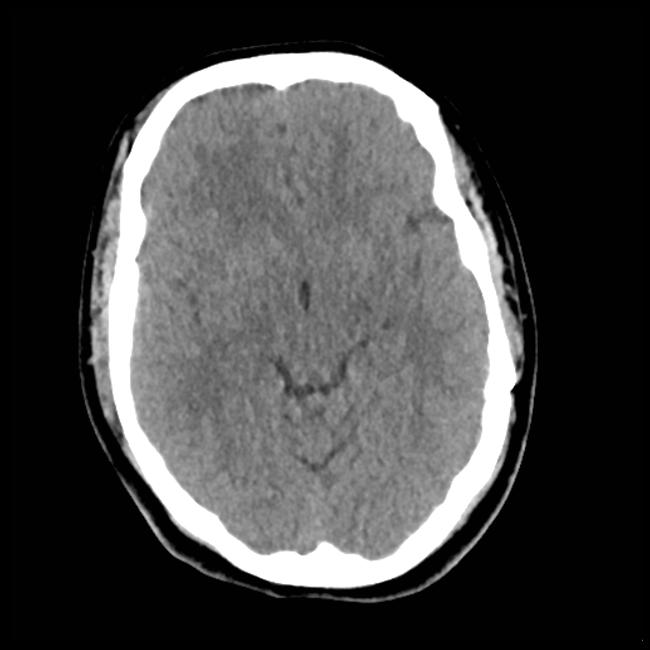
#> input picture data/brain_dataset/Normal/100 (15).jpg, 650 x 650 px, found by its file name; its folder holds only this picture in this run
$ jupyter execute --allow-errors cv_pipelinie.ipynb
#> lines starting #> are read from the running program, lines starting #| are printed output that depends on the picture
[cell 1]
# importing libraries for computer vision
import pandas as pd
import numpy as np
import matplotlib.pyplot as plt
import seaborn as sns
import os
from PIL import Image
from sklearn.svm import SVC
from sklearn.ensemble import RandomForestClassifier
from sklearn.model_selection import train_test_split
from sklearn.preprocessing import StandardScaler
from sklearn.metrics import (accuracy_score, precision_score, recall_score,
                             f1_score, roc_auc_score, roc_curve, confusion_matrix)
import joblib
import warnings
warnings.filterwarnings('ignore')

print('All libraries imported!')

[cell 2]
# path to brain CT scan images
data_dir = r'C:\Users\Ar\Desktop\multi-model-strok-prediction\data\brain_dataset'

# checking classes
classes = os.listdir(data_dir)
print('Classes found:', classes)

# counting images per class
for cls in classes:
    cls_path = os.path.join(data_dir, cls)
    if os.path.isdir(cls_path):
        count = len(os.listdir(cls_path))
        print(f'{cls}: {count} images')
#> pass 2 of the loop `for cls in classes:`:

[cell 3]
# showing sample images from each class
fig, axes = plt.subplots(2, 4, figsize=(14, 6))

for idx, cls in enumerate(classes[:2]):
    cls_path = os.path.join(data_dir, cls)
    images_list = os.listdir(cls_path)[:4]

    for j, img_name in enumerate(images_list):
        img_path = os.path.join(cls_path, img_name)
        img = Image.open(img_path).convert('RGB')
        axes[idx][j].imshow(img)
        axes[idx][j].set_title(cls)
        axes[idx][j].axis('off')
#> pass 2 of the loop `for idx, cls in enumerate(classes[:2]):`:
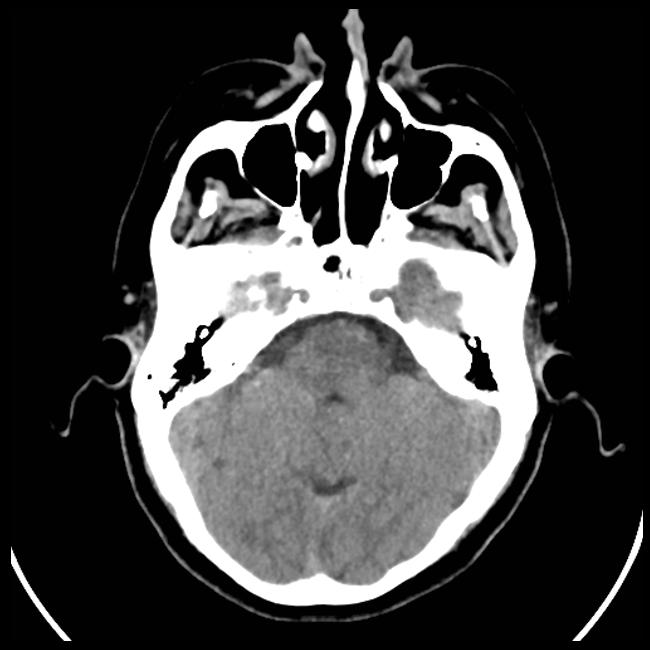
#> input picture data/brain_dataset/Stroke/58 (13).jpg, 650 x 650 px, found by its file name

plt.suptitle('Sample Brain CT Scan Images')
plt.tight_layout()
plt.show()
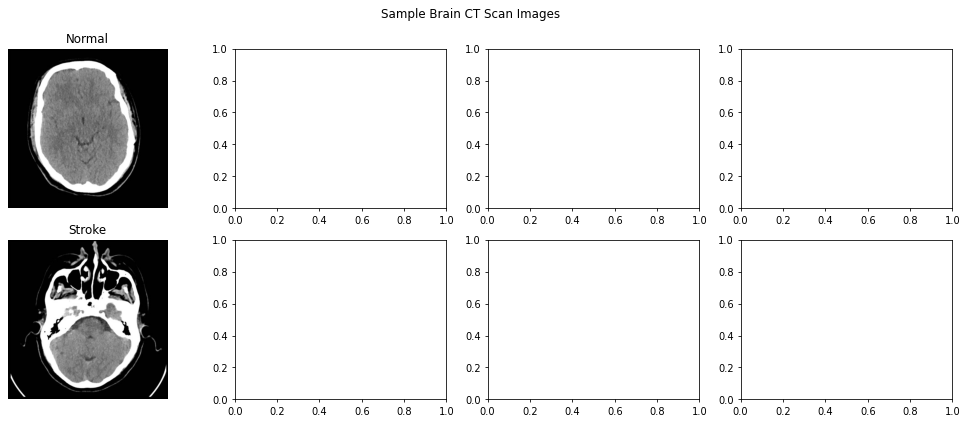
#> figure drawn by matplotlib, 2 panels

[cell 4]
def extract_features(data_dir, img_size=(64, 64)):
#> called with img_size = (64, 64)
    features = []
    labels = []
    class_names = sorted(os.listdir(data_dir))

    print('Extracting features...')

    for label, cls in enumerate(class_names):
        cls_path = os.path.join(data_dir, cls)
        if not os.path.isdir(cls_path):
            continue

        images_list = os.listdir(cls_path)
        print(f'Processing {cls}: {len(images_list)} images')

        for img_name in images_list:
            try:
                img_path = os.path.join(cls_path, img_name)
                img = Image.open(img_path).convert('L')
#> img is the input picture: PIL image 650x650 L; min 0, max 255, mean 67.4
                img = img.resize(img_size)
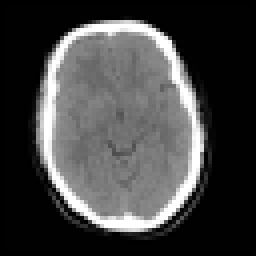
#> img: PIL image 64x64 L (shown 4 times larger); min 0, max 255, mean 67.2
                img_array = np.array(img).flatten()
#> img_array = 4096 values, max 255 at index 408, min 0 at index 0, mean 67.21
                features.append(img_array)
                labels.append(label)
            except:
                continue
#> pass 2 of the loop in extract_features, `for label, cls in enumerate(class_names):`:
#> in extract_features, img is the input picture: PIL image 650x650 L; min 0, max 255, mean 67.3
#> in extract_features, `img = img.resize(img_size)`:
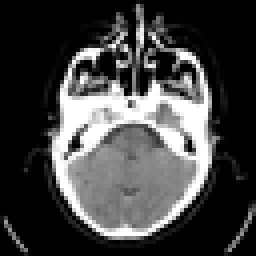
#> img: PIL image 64x64 L (shown 4 times larger); min 0, max 255, mean 67.3
#> img_array = 4096 values, max 255 at index 732, min 0 at index 0, mean 67.25

    print(f'Total images loaded: {len(features)}')
#| Total images loaded: 2
    print(f'Classes: {class_names}')
    return np.array(features), np.array(labels), class_names

X_img, y_img, class_names = extract_features(data_dir)
#> y_img = [0, 1]; class_names = ['Normal', 'Stroke']
print('Feature shape:', X_img.shape)
#| Feature shape: (2, 4096)
print('Labels shape:', y_img.shape)
#| Labels shape: (2,)
print('Class distribution:', np.unique(y_img, return_counts=True))
#| Class distribution: (array([0, 1]), array([1, 1]))
